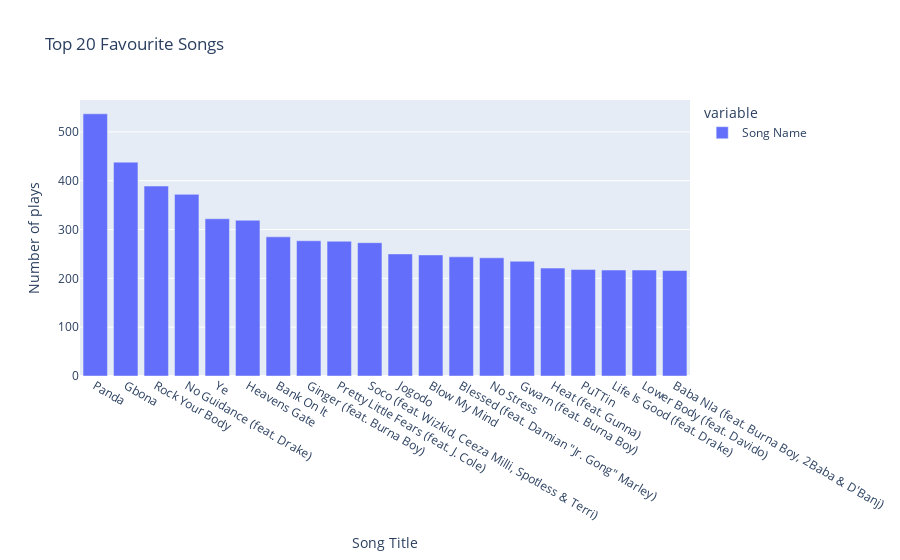

Here is the notebook cell this chart was saved with:
### Code cell
fig = px.bar(data_frame=top_20_songs,title='Top 20 Favourite Songs',labels={'index':"Song Title","value":'Number of plays'})
fig.show()

### Figure 1 — Plotly figure (JSON) as saved in the notebook; plotly's stock layout.template omitted (floating-point values rounded to 4 significant figures)
{"data": [{"alignmentgroup": "True", "hovertemplate": "variable=Song Name<br>Song Title=%{x}<br>Number of plays=%{y}<extra></extra>", "legendgroup": "Song Name", "marker": {"color": "#636efa", "pattern": {"shape": ""}}, "name": "Song Name", "offsetgroup": "Song Name", "orientation": "v", "showlegend": true, "textposition": "auto", "type": "bar", "x": ["Panda", "Gbona", "Rock Your Body", "No Guidance (feat. Drake)", "Ye", "Heavens Gate", "Bank On It", "Ginger (feat. Burna Boy)", "Pretty Little Fears (feat. J. Cole)", "Soco (feat. Wizkid, Ceeza Milli, Spotless & Terri)", "Jogodo", "Blow My Mind", "Blessed (feat. Damian \"Jr. Gong\" Marley)", "No Stress", "Gwarn (feat. Burna Boy)", "Heat (feat. Gunna)", "PuTTin", "Life Is Good (feat. Drake)", "Lower Body (feat. Davido)", "Baba Nla (feat. Burna Boy, 2Baba & D'Banj)"], "xaxis": "x", "y": [537, 438, 389, 372, 322, 319, 285, 277, 276, 273, 250, 248, 244, 242, 235, 221, 218, 217, 217, 216], "yaxis": "y"}], "layout": {"barmode": "relative", "legend": {"title": {"text": "variable"}, "tracegroupgap": 0}, "title": {"text": "Top 20 Favourite Songs"}, "xaxis": {"anchor": "y", "domain": [0, 1], "title": {"text": "Song Title"}}, "yaxis": {"anchor": "x", "domain": [0, 1], "title": {"text": "Number of plays"}}}}
